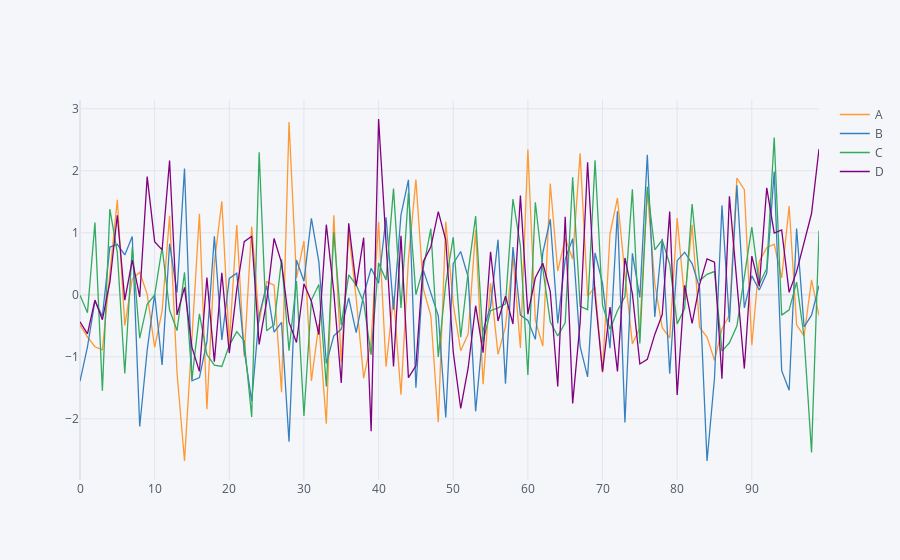

Notebook source saved alongside this figure:
### Code cell
df.iplot() # interactive plot
